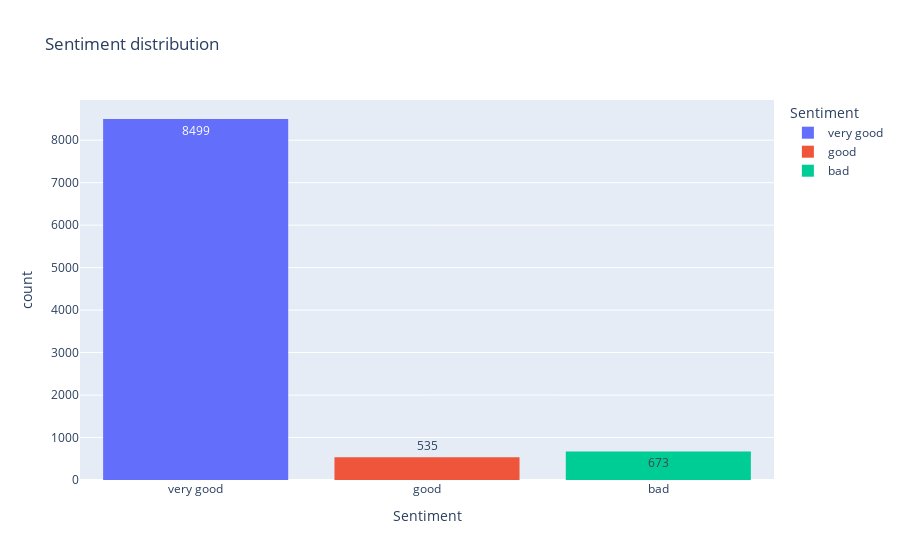

Notebook cell for this chart:
### Code cell
print(df["Sentiment"].value_counts())
fig = px.histogram(df, x="Sentiment",color="Sentiment",text_auto=True, title="Sentiment distribution")
fig.show()

### Figure 1 — Plotly figure (JSON) as saved in the notebook; plotly's stock layout.template omitted (floating-point values rounded to 4 significant figures; data arrays with more than 128 entries replaced by an {"elided": "..."} marker saying what was removed)
{"data": [{"alignmentgroup": "True", "bingroup": "x", "hovertemplate": "Sentiment=%{x}<br>count=%{y}<extra></extra>", "legendgroup": "very good", "marker": {"color": "#636efa", "pattern": {"shape": ""}}, "name": "very good", "offsetgroup": "very good", "orientation": "v", "showlegend": true, "texttemplate": "%{value}", "type": "histogram", "x": {"elided": "8499 str values"}, "xaxis": "x", "yaxis": "y"}, {"alignmentgroup": "True", "bingroup": "x", "hovertemplate": "Sentiment=%{x}<br>count=%{y}<extra></extra>", "legendgroup": "good", "marker": {"color": "#EF553B", "pattern": {"shape": ""}}, "name": "good", "offsetgroup": "good", "orientation": "v", "showlegend": true, "texttemplate": "%{value}", "type": "histogram", "x": {"elided": "535 str values"}, "xaxis": "x", "yaxis": "y"}, {"alignmentgroup": "True", "bingroup": "x", "hovertemplate": "Sentiment=%{x}<br>count=%{y}<extra></extra>", "legendgroup": "bad", "marker": {"color": "#00cc96", "pattern": {"shape": ""}}, "name": "bad", "offsetgroup": "bad", "orientation": "v", "showlegend": true, "texttemplate": "%{value}", "type": "histogram", "x": {"elided": "673 str values"}, "xaxis": "x", "yaxis": "y"}], "layout": {"barmode": "relative", "legend": {"title": {"text": "Sentiment"}, "tracegroupgap": 0}, "title": {"text": "Sentiment distribution"}, "xaxis": {"anchor": "y", "categoryarray": ["very good", "good", "bad"], "categoryorder": "array", "domain": [0, 1], "title": {"text": "Sentiment"}}, "yaxis": {"anchor": "x", "domain": [0, 1], "title": {"text": "count"}}}}
